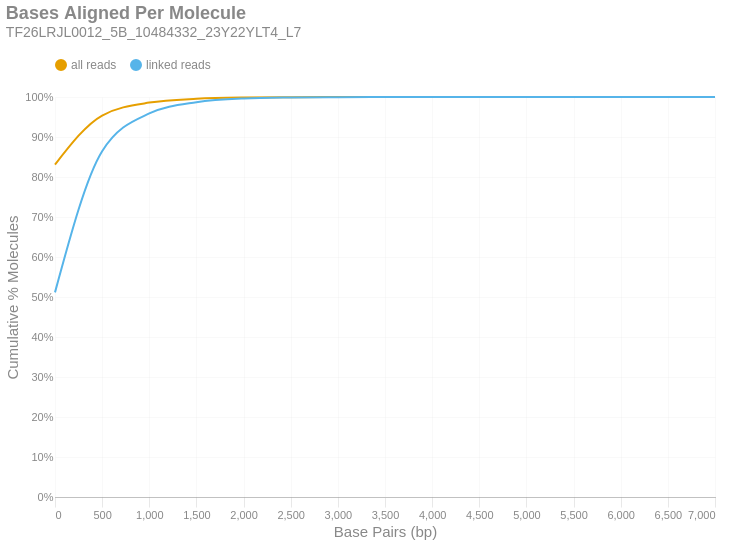

Notebook source saved alongside this figure:
### Markdown cell above
### Bases Aligned Per Molecule
This is a cumulative frequency distribution showing the number of base pairs aligned per unique molecule. These data are shown in 500 bp bins. There are two distributions: one with `all reads` (yellow) and another with only `linked reads` (blue). The percent of molecules in the `linked reads` distribution is relative to the total number of linked molecules.

### Code cell
if SKIPLR:
    print_html(f"Skipped")
else:
    binned_df = consolidated_hist(valids['aligned_bp'], mask, 500, True)
    with SafeRender(binned_df):
        (
            density_plot(binned_df, 'Bases Aligned Per Molecule', samplename, 'basesper')
            .encode(
                x=alt.X('bin:Q', title="Base Pairs (bp)").axis(tickMinStep=500).scale(padding=0),
                y=alt.Y('value:Q', title='Cumulative % Molecules')
                    .axis(format='%')
                    .scale(domain = [0,1])
                    .stack(False),
                color=alt.Color("key:N").scale(domain = ["all reads", "linked reads"]),
                tooltip = [
                    alt.Tooltip("key:N", title = "Data Type"),
                    alt.Tooltip("range_label:N", title="Bases Aligned Per Molecule"),
                    alt.Tooltip("value:Q", format = ".2%", title="% Molecules (Cum.)")
                ]
            )
        ).display()

### Figure 1 — Vega-Lite specification as saved in the notebook (floating-point values rounded to 4 significant figures)
{"width": "container", "height": 400, "config": {"title": {"anchor": "start", "dy": -15, "fontSize": 18, "color": "#888888", "subtitleColor": "#888888", "subtitleFontSize": 14}, "arc": {"fill": "#0072B2"}, "axis": {"domainColor": "#888888", "domainWidth": 0.5, "gridWidth": 0.2, "grid": false, "titleFontWeight": 400, "titleFontSize": 15, "labelFontSize": 11, "labelColor": "#888888", "tickColor": "#888888", "tickWidth": 0.2, "titleColor": "#888888"}, "axisBand": {"grid": false}, "axisX": {"grid": true, "tickSize": 10, "domainCap": "round"}, "axisY": {"domain": false, "grid": true, "tickSize": 0, "domainCap": "round"}, "background": "transparent", "header": {"labelFontSize": 15, "labelColor": "#888888", "titleFontSize": 15, "titleFontWeight": 600, "titleColor": "#888888"}, "legend": {"labelFont": "sans-serif", "labelFontSize": 12, "labelColor": "#888888", "symbolSize": 100, "symbolType": "circle", "titleFontSize": 12, "titlePadding": 10, "titleColor": "#888888", "title": null, "orient": "top"}, "range": {"category": ["#E69F00", "#56B4E9", "#009E73", "#F0E442", "#0072B2", "#D55E00", "#CC79A7", "#000000"], "diverging": ["#cfe8f3", "#a2d4ec", "#73bfe2", "#46abdb", "#1696d2", "#12719e"]}, "area": {"fill": "#0072B2", "fillOpacity": 0.7, "line": true, "strokeOpacity": 0.7}, "line": {"color": "#0072B2", "stroke": "#0072B2", "strokeWidth": 2}, "trail": {"color": "#0072B2", "stroke": "#0072B2", "strokeWidth": 0, "size": 1}, "point": {"filled": true, "fillOpacity": 1.0, "size": 95}, "text": {"color": "#888888", "fontSize": 11, "align": "right", "fontWeight": 400, "size": 11}, "bar": {"fill": "#0072B2", "stroke": null}, "view": {"stroke": null, "continuousWidth": 660, "continuousHeight": 400}}, "data": {"name": "data-b161a8f40e16a42ee6585ba387a62943"}, "mark": {"type": "line", "interpolate": "monotone", "point": {"opacity": 0, "size": 275}}, "encoding": {"color": {"field": "key", "scale": {"domain": ["all reads", "linked reads"]}, "type": "nominal"}, "tooltip": [{"field": "key", "title": "Data Type", "type": "nominal"}, {"field": "range_label", "title": "Bases Aligned Per Molecule", "type": "nominal"}, {"field": "value", "format": ".2%", "title": "% Molecules (Cum.)", "type": "quantitative"}], "x": {"axis": {"tickMinStep": 500}, "field": "bin", "scale": {"padding": 0}, "title": "Base Pairs (bp)", "type": "quantitative"}, "y": {"axis": {"format": "%"}, "field": "value", "scale": {"domain": [0, 1]}, "stack": false, "title": "Cumulative % Molecules", "type": "quantitative"}}, "params": [{"name": "param_c36ac31b6afebe62", "select": {"type": "point", "fields": ["key"]}, "bind": "legend"}], "title": {"text": "Bases Aligned Per Molecule", "subtitle": "TF26LRJL0012_5B_10484332_23Y22YLT4_L7"}, "transform": [{"fold": ["all reads (cumsum)", "linked reads (cumsum)"]}, {"calculate": "replace(datum.key, ' (cumsum)', '')", "as": "key"}, {"filter": {"param": "param_c36ac31b6afebe62"}}], "usermeta": {"embedOptions": {"downloadFileName": "TF26LRJL0012_5B_10484332_23Y22YLT4_L7.basesper"}}, "$schema": "https://vega.github.io/schema/vega-lite/v6.4.1.json", "datasets": {"data-b161a8f40e16a42ee6585ba387a62943": [{"bin": "0.0", "interval": "0.0-500.0", "all reads": 0.8311, "linked reads": 0.5115, "all reads (cumsum)": 0.8311, "linked reads (cumsum)": 0.5115, "range_label": "0-499"}, {"bin": "500.0", "interval": "500.0-1000.0", "all reads": 0.1226, "linked reads": 0.3528, "all reads (cumsum)": 0.9537, "linked reads (cumsum)": 0.8644, "range_label": "500-999"}, {"bin": "1000.0", "interval": "1000.0-1500.0", "all reads": 0.03226, "linked reads": 0.09449, "all reads (cumsum)": 0.986, "linked reads (cumsum)": 0.9589, "range_label": "1000-1499"}, {"bin": "1500.0", "interval": "1500.0-2000.0", "all reads": 0.009605, "linked reads": 0.02819, "all reads (cumsum)": 0.9956, "linked reads (cumsum)": 0.9871, "range_label": "1500-1999"}, {"bin": "2000.0", "interval": "2000.0-2500.0", "all reads": 0.003132, "linked reads": 0.009198, "all reads (cumsum)": 0.9987, "linked reads (cumsum)": 0.9963, "range_label": "2000-2499"}, {"bin": "2500.0", "interval": "2500.0-3000.0", "all reads": 0.0008389, "linked reads": 0.002463, "all reads (cumsum)": 0.9996, "linked reads (cumsum)": 0.9987, "range_label": "2500-2999"}, {"bin": "3000.0", "interval": "3000.0-3500.0", "all reads": 0.0002726, "linked reads": 0.0008005, "all reads (cumsum)": 0.9998, "linked reads (cumsum)": 0.9995, "range_label": "3000-3499"}, {"bin": "3500.0", "interval": "3500.0-4000.0", "all reads": 9.847e-05, "linked reads": 0.0002891, "all reads (cumsum)": 0.9999, "linked reads (cumsum)": 0.9998, "range_label": "3500-3999"}, {"bin": "4000.0", "interval": "4000.0-4500.0", "all reads": 3.609e-05, "linked reads": 0.000106, "all reads (cumsum)": 1.0, "linked reads (cumsum)": 0.9999, "range_label": "4000-4499"}, {"bin": "4500.0", "interval": "4500.0-5000.0", "all reads": 1.402e-05, "linked reads": 4.116e-05, "all reads (cumsum)": 1.0, "linked reads (cumsum)": 1.0, "range_label": "4500-4999"}, {"bin": "5000.0", "interval": "5000.0-5500.0", "all reads": 7.709e-06, "linked reads": 2.264e-05, "all reads (cumsum)": 1.0, "linked reads (cumsum)": 1.0, "range_label": "5000-5499"}, {"bin": "5500.0", "interval": "5500.0-6000.0", "all reads": 1.752e-06, "linked reads": 5.145e-06, "all reads (cumsum)": 1.0, "linked reads (cumsum)": 1.0, "range_label": "5500-5999"}, {"bin": "6000.0", "interval": "6000.0-6500.0", "all reads": 7.008e-07, "linked reads": 2.058e-06, "all reads (cumsum)": 1.0, "linked reads (cumsum)": 1.0, "range_label": "6000-6499"}, {"bin": "6500.0", "interval": "6500.0-7000.0", "all reads": 3.504e-07, "linked reads": 1.029e-06, "all reads (cumsum)": 1.0, "linked reads (cumsum)": 1.0, "range_label": "6500-6999"}, {"bin": "7000.0", "interval": "7000.0-7500.0", "all reads": 3.504e-07, "linked reads": 1.029e-06, "all reads (cumsum)": 1.0, "linked reads (cumsum)": 1.0, "range_label": "7000-7499"}]}}
